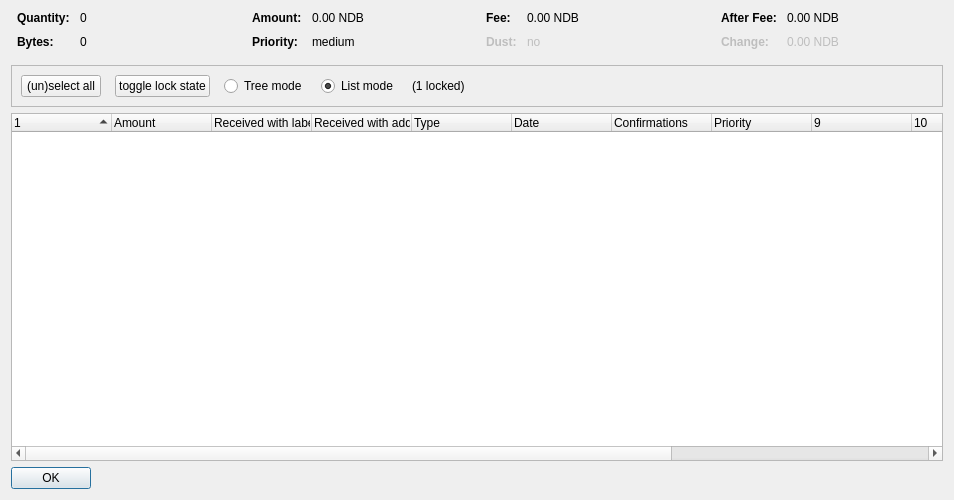
<?xml version="1.0" encoding="UTF-8"?>
<ui version="4.0">
 <class>CoinControlDialog</class>
 <widget class="QDialog" name="CoinControlDialog">
  <property name="geometry">
   <rect>
    <x>0</x>
    <y>0</y>
    <width>954</width>
    <height>500</height>
   </rect>
  </property>
  <property name="windowTitle">
   <string>Coin Selection</string>
  </property>
  <layout class="QVBoxLayout" name="verticalLayout">
   <item>
    <layout class="QHBoxLayout" name="horizontalLayoutTop" stretch="0,0,0,0">
     <property name="topMargin">
      <number>0</number>
     </property>
     <property name="bottomMargin">
      <number>10</number>
     </property>
     <item>
      <layout class="QFormLayout" name="formLayoutCoinControl1">
       <property name="horizontalSpacing">
        <number>10</number>
       </property>
       <property name="verticalSpacing">
        <number>10</number>
       </property>
       <property name="leftMargin">
        <number>6</number>
       </property>
       <property name="rightMargin">
        <number>6</number>
       </property>
       <item row="0" column="0">
        <widget class="QLabel" name="labelCoinControlQuantityText">
         <property name="font">
          <font>
           <weight>75</weight>
           <bold>true</bold>
          </font>
         </property>
         <property name="text">
          <string>Quantity:</string>
         </property>
        </widget>
       </item>
       <item row="0" column="1">
        <widget class="QLabel" name="labelCoinControlQuantity">
         <property name="cursor">
          <cursorShape>IBeamCursor</cursorShape>
         </property>
         <property name="contextMenuPolicy">
          <enum>Qt::ActionsContextMenu</enum>
         </property>
         <property name="text">
          <string notr="true">0</string>
         </property>
         <property name="textInteractionFlags">
          <set>Qt::LinksAccessibleByMouse|Qt::TextSelectableByKeyboard|Qt::TextSelectableByMouse</set>
         </property>
        </widget>
       </item>
       <item row="1" column="0">
        <widget class="QLabel" name="labelCoinControlBytesText">
         <property name="font">
          <font>
           <weight>75</weight>
           <bold>true</bold>
          </font>
         </property>
         <property name="text">
          <string>Bytes:</string>
         </property>
        </widget>
       </item>
       <item row="1" column="1">
        <widget class="QLabel" name="labelCoinControlBytes">
         <property name="cursor">
          <cursorShape>IBeamCursor</cursorShape>
         </property>
         <property name="contextMenuPolicy">
          <enum>Qt::ActionsContextMenu</enum>
         </property>
         <property name="text">
          <string notr="true">0</string>
         </property>
         <property name="textInteractionFlags">
          <set>Qt::LinksAccessibleByMouse|Qt::TextSelectableByKeyboard|Qt::TextSelectableByMouse</set>
         </property>
        </widget>
       </item>
      </layout>
     </item>
     <item>
      <layout class="QFormLayout" name="formLayoutCoinControl2">
       <property name="horizontalSpacing">
        <number>10</number>
       </property>
       <property name="verticalSpacing">
        <number>10</number>
       </property>
       <property name="leftMargin">
        <number>6</number>
       </property>
       <property name="rightMargin">
        <number>6</number>
       </property>
       <item row="0" column="0">
        <widget class="QLabel" name="labelCoinControlAmountText">
         <property name="font">
          <font>
           <weight>75</weight>
           <bold>true</bold>
          </font>
         </property>
         <property name="text">
          <string>Amount:</string>
         </property>
        </widget>
       </item>
       <item row="0" column="1">
        <widget class="QLabel" name="labelCoinControlAmount">
         <property name="cursor">
          <cursorShape>IBeamCursor</cursorShape>
         </property>
         <property name="contextMenuPolicy">
          <enum>Qt::ActionsContextMenu</enum>
         </property>
         <property name="text">
          <string notr="true">0.00 NDB</string>
         </property>
         <property name="textInteractionFlags">
          <set>Qt::LinksAccessibleByMouse|Qt::TextSelectableByKeyboard|Qt::TextSelectableByMouse</set>
         </property>
        </widget>
       </item>
       <item row="1" column="0">
        <widget class="QLabel" name="labelCoinControlPriorityText">
         <property name="font">
          <font>
           <weight>75</weight>
           <bold>true</bold>
          </font>
         </property>
         <property name="text">
          <string>Priority:</string>
         </property>
        </widget>
       </item>
       <item row="1" column="1">
        <widget class="QLabel" name="labelCoinControlPriority">
         <property name="cursor">
          <cursorShape>IBeamCursor</cursorShape>
         </property>
         <property name="contextMenuPolicy">
          <enum>Qt::ActionsContextMenu</enum>
         </property>
         <property name="text">
          <string>medium</string>
         </property>
         <property name="textInteractionFlags">
          <set>Qt::LinksAccessibleByMouse|Qt::TextSelectableByKeyboard|Qt::TextSelectableByMouse</set>
         </property>
        </widget>
       </item>
      </layout>
     </item>
     <item>
      <layout class="QFormLayout" name="formLayoutCoinControl3">
       <property name="horizontalSpacing">
        <number>10</number>
       </property>
       <property name="verticalSpacing">
        <number>10</number>
       </property>
       <property name="leftMargin">
        <number>6</number>
       </property>
       <property name="rightMargin">
        <number>6</number>
       </property>
       <item row="0" column="0">
        <widget class="QLabel" name="labelCoinControlFeeText">
         <property name="font">
          <font>
           <weight>75</weight>
           <bold>true</bold>
          </font>
         </property>
         <property name="text">
          <string>Fee:</string>
         </property>
        </widget>
       </item>
       <item row="0" column="1">
        <widget class="QLabel" name="labelCoinControlFee">
         <property name="cursor">
          <cursorShape>IBeamCursor</cursorShape>
         </property>
         <property name="contextMenuPolicy">
          <enum>Qt::ActionsContextMenu</enum>
         </property>
         <property name="text">
          <string notr="true">0.00 NDB</string>
         </property>
         <property name="textInteractionFlags">
          <set>Qt::LinksAccessibleByMouse|Qt::TextSelectableByKeyboard|Qt::TextSelectableByMouse</set>
         </property>
        </widget>
       </item>
       <item row="1" column="0">
        <widget class="QLabel" name="labelCoinControlLowOutputText">
         <property name="enabled">
          <bool>false</bool>
         </property>
         <property name="font">
          <font>
           <weight>75</weight>
           <bold>true</bold>
          </font>
         </property>
         <property name="text">
          <string>Dust:</string>
         </property>
        </widget>
       </item>
       <item row="1" column="1">
        <widget class="QLabel" name="labelCoinControlLowOutput">
         <property name="enabled">
          <bool>false</bool>
         </property>
         <property name="cursor">
          <cursorShape>IBeamCursor</cursorShape>
         </property>
         <property name="contextMenuPolicy">
          <enum>Qt::ActionsContextMenu</enum>
         </property>
         <property name="text">
          <string>no</string>
         </property>
         <property name="textInteractionFlags">
          <set>Qt::LinksAccessibleByMouse|Qt::TextSelectableByKeyboard|Qt::TextSelectableByMouse</set>
         </property>
        </widget>
       </item>
      </layout>
     </item>
     <item>
      <layout class="QFormLayout" name="formLayoutCoinControl4">
       <property name="horizontalSpacing">
        <number>10</number>
       </property>
       <property name="verticalSpacing">
        <number>10</number>
       </property>
       <property name="leftMargin">
        <number>6</number>
       </property>
       <property name="rightMargin">
        <number>6</number>
       </property>
       <item row="0" column="0">
        <widget class="QLabel" name="labelCoinControlAfterFeeText">
         <property name="font">
          <font>
           <weight>75</weight>
           <bold>true</bold>
          </font>
         </property>
         <property name="text">
          <string>After Fee:</string>
         </property>
        </widget>
       </item>
       <item row="0" column="1">
        <widget class="QLabel" name="labelCoinControlAfterFee">
         <property name="cursor">
          <cursorShape>IBeamCursor</cursorShape>
         </property>
         <property name="contextMenuPolicy">
          <enum>Qt::ActionsContextMenu</enum>
         </property>
         <property name="text">
          <string notr="true">0.00 NDB</string>
         </property>
         <property name="textInteractionFlags">
          <set>Qt::LinksAccessibleByMouse|Qt::TextSelectableByKeyboard|Qt::TextSelectableByMouse</set>
         </property>
        </widget>
       </item>
       <item row="1" column="0">
        <widget class="QLabel" name="labelCoinControlChangeText">
         <property name="enabled">
          <bool>false</bool>
         </property>
         <property name="font">
          <font>
           <weight>75</weight>
           <bold>true</bold>
          </font>
         </property>
         <property name="text">
          <string>Change:</string>
         </property>
        </widget>
       </item>
       <item row="1" column="1">
        <widget class="QLabel" name="labelCoinControlChange">
         <property name="enabled">
          <bool>false</bool>
         </property>
         <property name="cursor">
          <cursorShape>IBeamCursor</cursorShape>
         </property>
         <property name="contextMenuPolicy">
          <enum>Qt::ActionsContextMenu</enum>
         </property>
         <property name="text">
          <string notr="true">0.00 NDB</string>
         </property>
         <property name="textInteractionFlags">
          <set>Qt::LinksAccessibleByMouse|Qt::TextSelectableByKeyboard|Qt::TextSelectableByMouse</set>
         </property>
        </widget>
       </item>
      </layout>
     </item>
    </layout>
   </item>
   <item>
    <widget class="QFrame" name="frame">
     <property name="minimumSize">
      <size>
       <width>0</width>
       <height>40</height>
      </size>
     </property>
     <property name="frameShape">
      <enum>QFrame::StyledPanel</enum>
     </property>
     <property name="frameShadow">
      <enum>QFrame::Sunken</enum>
     </property>
     <layout class="QHBoxLayout" name="horizontalLayout">
      <item>
       <layout class="QHBoxLayout" name="horizontalLayoutPanel" stretch="0,0,0,0,0,0">
        <property name="spacing">
         <number>14</number>
        </property>
        <item>
         <widget class="QPushButton" name="pushButtonSelectAll">
          <property name="sizePolicy">
           <sizepolicy hsizetype="Maximum" vsizetype="Fixed">
            <horstretch>0</horstretch>
            <verstretch>0</verstretch>
           </sizepolicy>
          </property>
          <property name="text">
           <string>(un)select all</string>
          </property>
          <property name="autoDefault">
           <bool>false</bool>
          </property>
         </widget>
        </item>
        <item>
         <widget class="QPushButton" name="pushButtonToggleLock">
          <property name="sizePolicy">
           <sizepolicy hsizetype="Maximum" vsizetype="Fixed">
            <horstretch>0</horstretch>
            <verstretch>0</verstretch>
           </sizepolicy>
          </property>
          <property name="text">
           <string>toggle lock state</string>
          </property>
          <property name="autoDefault">
           <bool>false</bool>
          </property>
         </widget>
        </item>
        <item>
         <widget class="QRadioButton" name="radioTreeMode">
          <property name="sizePolicy">
           <sizepolicy hsizetype="Maximum" vsizetype="Fixed">
            <horstretch>0</horstretch>
            <verstretch>0</verstretch>
           </sizepolicy>
          </property>
          <property name="text">
           <string>Tree mode</string>
          </property>
         </widget>
        </item>
        <item>
         <widget class="QRadioButton" name="radioListMode">
          <property name="sizePolicy">
           <sizepolicy hsizetype="Maximum" vsizetype="Fixed">
            <horstretch>0</horstretch>
            <verstretch>0</verstretch>
           </sizepolicy>
          </property>
          <property name="text">
           <string>List mode</string>
          </property>
          <property name="checked">
           <bool>true</bool>
          </property>
         </widget>
        </item>
        <item>
         <widget class="QLabel" name="labelLocked">
          <property name="text">
           <string>(1 locked)</string>
          </property>
         </widget>
        </item>
        <item>
         <spacer name="horizontalSpacer">
          <property name="orientation">
           <enum>Qt::Horizontal</enum>
          </property>
          <property name="sizeHint" stdset="0">
           <size>
            <width>40</width>
            <height>20</height>
           </size>
          </property>
         </spacer>
        </item>
       </layout>
      </item>
     </layout>
    </widget>
   </item>
   <item>
    <widget class="CoinControlTreeWidget" name="treeWidget">
     <property name="contextMenuPolicy">
      <enum>Qt::CustomContextMenu</enum>
     </property>
     <property name="sortingEnabled">
      <bool>false</bool>
     </property>
     <property name="columnCount">
      <number>13</number>
     </property>
     <attribute name="headerShowSortIndicator" stdset="0">
      <bool>true</bool>
     </attribute>
     <attribute name="headerStretchLastSection">
      <bool>false</bool>
     </attribute>
     <column>
      <property name="text">
       <string/>
      </property>
     </column>
     <column>
      <property name="text">
       <string>Amount</string>
      </property>
     </column>
     <column>
      <property name="text">
       <string>Received with label</string>
      </property>
     </column>
     <column>
      <property name="text">
       <string>Received with address</string>
      </property>
     </column>
     <column>
      <property name="text">
       <string>Type</string>
      </property>
     </column>
     <column>
      <property name="text">
       <string>Date</string>
      </property>
     </column>
     <column>
      <property name="text">
       <string>Confirmations</string>
      </property>
      <property name="toolTip">
       <string>Confirmed</string>
      </property>
     </column>
     <column>
      <property name="text">
       <string>Priority</string>
      </property>
     </column>
     <column>
      <property name="text">
       <string/>
      </property>
     </column>
     <column>
      <property name="text">
       <string/>
      </property>
     </column>
     <column>
      <property name="text">
       <string/>
      </property>
     </column>
     <column>
      <property name="text">
       <string/>
      </property>
     </column>
     <column>
      <property name="text">
       <string/>
      </property>
     </column>
    </widget>
   </item>
   <item>
    <widget class="QDialogButtonBox" name="buttonBox">
     <property name="sizePolicy">
      <sizepolicy hsizetype="Maximum" vsizetype="Fixed">
       <horstretch>0</horstretch>
       <verstretch>0</verstretch>
      </sizepolicy>
     </property>
     <property name="orientation">
      <enum>Qt::Horizontal</enum>
     </property>
     <property name="standardButtons">
      <set>QDialogButtonBox::Ok</set>
     </property>
    </widget>
   </item>
  </layout>
 </widget>
 <customwidgets>
  <customwidget>
   <class>CoinControlTreeWidget</class>
   <extends>QTreeWidget</extends>
   <header>coincontroltreewidget.h</header>
  </customwidget>
 </customwidgets>
 <resources/>
 <connections/>
</ui>
